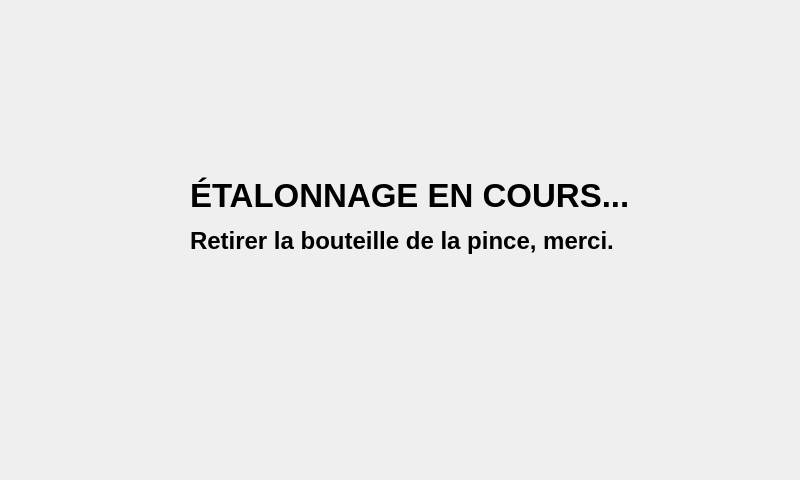
<?xml version="1.0" encoding="UTF-8"?>
<ui version="4.0">
 <class>pageetalonnage</class>
 <widget class="QWidget" name="pageetalonnage">
  <property name="geometry">
   <rect>
    <x>0</x>
    <y>0</y>
    <width>800</width>
    <height>480</height>
   </rect>
  </property>
  <property name="font">
   <font>
    <pointsize>20</pointsize>
    <bold>true</bold>
   </font>
  </property>
  <property name="windowTitle">
   <string>Form</string>
  </property>
  <widget class="QLabel" name="label">
   <property name="geometry">
    <rect>
     <x>190</x>
     <y>100</y>
     <width>441</width>
     <height>191</height>
    </rect>
   </property>
   <property name="font">
    <font>
     <pointsize>25</pointsize>
     <bold>true</bold>
    </font>
   </property>
   <property name="text">
    <string>ÉTALONNAGE EN COURS...</string>
   </property>
  </widget>
  <widget class="QLabel" name="label_2">
   <property name="geometry">
    <rect>
     <x>190</x>
     <y>220</y>
     <width>741</width>
     <height>41</height>
    </rect>
   </property>
   <property name="font">
    <font>
     <pointsize>18</pointsize>
     <bold>true</bold>
    </font>
   </property>
   <property name="text">
    <string>Retirer la bouteille de la pince, merci.</string>
   </property>
  </widget>
 </widget>
 <resources/>
 <connections/>
</ui>
